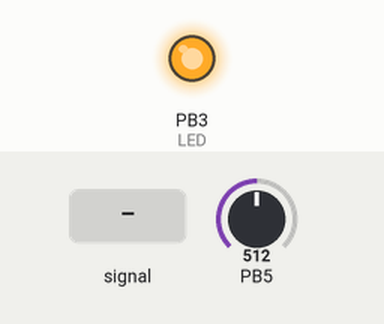
This program was run on a simulated ATtiny85, built with avr-gcc and emulated at 1 MHz. Shown: output pins drawn as LEDs (lit = HIGH). Dashed ring = blinking. The test bench sets the inputs (shaded band); at power-on: PB5 = 512.

Above: at 1.2 s.
1.3 s: PB5 fed a 1000 Hz sine of ±255 counts around its level
At 2.4 s:
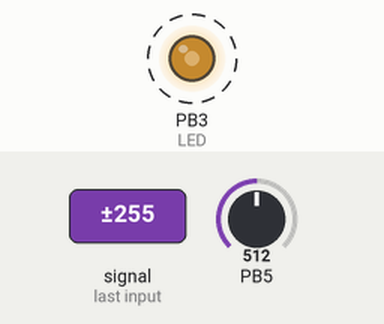
4.3 s: PB5 set to 716
5.8 s: PB5 fed a 2 Hz sine of ±306 counts around its level
At 6.12 s:
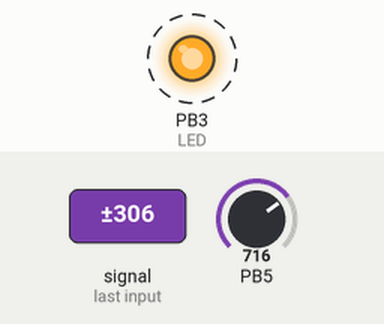
8.8 s: PB5 set to 900
At 9.6 s:
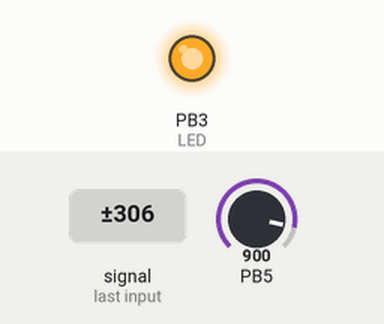
10.3 s: PB5 set to 530
11.8 s: PB5 set to 496
At 12.7 s:
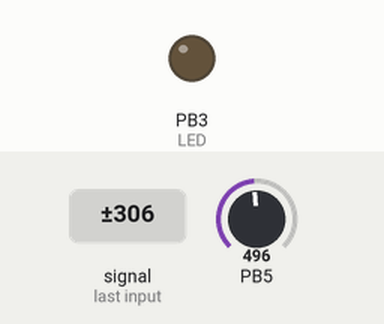
Timing chart, 0 to 14.3 s (numbered marks = the images above; inputs shaded):
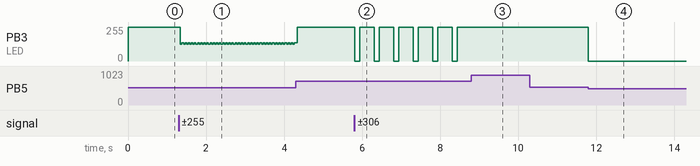

The program:

main.c
```c
/*
 * main.c
 *
 *  Created on: Oct 11, 2015
 *      Author: JohnnyP
 *      http://www.avrfreaks.net/forum/tut-c-newbies-guide-avr-adc
 *      https://www.youtube.com/watch?v=sVvDiACf3yE&list=PLE72E4CFE73BD1DE1&index=31
 *      Data sheet page 122
 */

#include <avr/io.h>
#include <avr/interrupt.h>

int main (void)
{
	DDRB |= (1 << PINB3);	// LED indicator Pin #2
	// No MUX values needed to be changed to use ADC0. ADC0 is on the Pin #1
	ADCSRA |= (1 << ADPS2);	// Set ADC prescaler to 16 what gives 62.5 kHz sample rate @ 1 MHz
	ADMUX |= (1 << REFS0); 	// Set ADC reference to AVCC
	ADMUX |= (1 << ADLAR); 	// Left adjust ADC result to allow easy 8 bit reading
	ADCSRA |= (1 << ADIE);  // Enable ADC Interrupt
	ADCSRA |= (1 << ADEN);  // Enable ADC
	sei();					// Enable Global Interrupts
	ADCSRA |= (1 << ADSC);  // Start ADC Conversion

	while(1)
	{
	}
}

ISR(ADC_vect)
{
	if(ADCH < 128)
	{
		PORTB &= ~(1 << PINB3); // Turn off LED
	}
	else
	{
		PORTB |= (1 << PINB3); 	// Turn on LED
	}

	ADCSRA |= (1 << ADSC);  	// Start next ADC Conversion
}
```

Measured:
- the behaviour switches between 512 and 511 on PB5 (found by bisection; images 3 and 4)
- after the input at 1.3 s, PB3 (LED): alternates 137/255 for 0.04 s and 127/255 for 0.04 s, starting at once
- after the input at 5.8 s, PB3 (LED): alternates 255/255 for 0.37 s and 0/255 for 0.13 s, starting at once
- after the input at 8.8 s, PB3 (LED): stops changing and stays 255/255
- after the input at 10.3 s, every drawn part: stays the same
- after the input at 11.8 s, PB3 (LED): 255/255 → 0/255 at once
